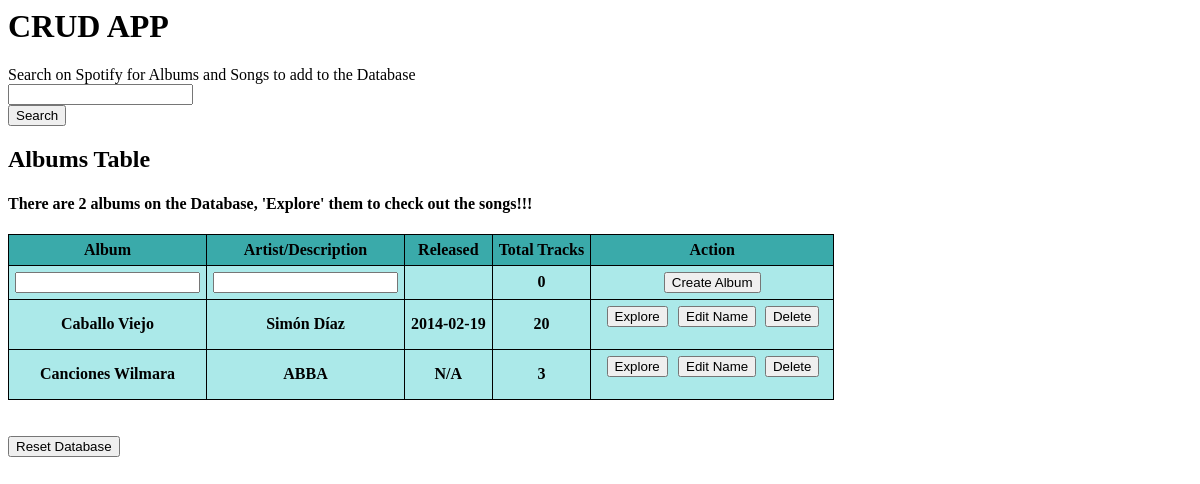
Before: / with the older database file.
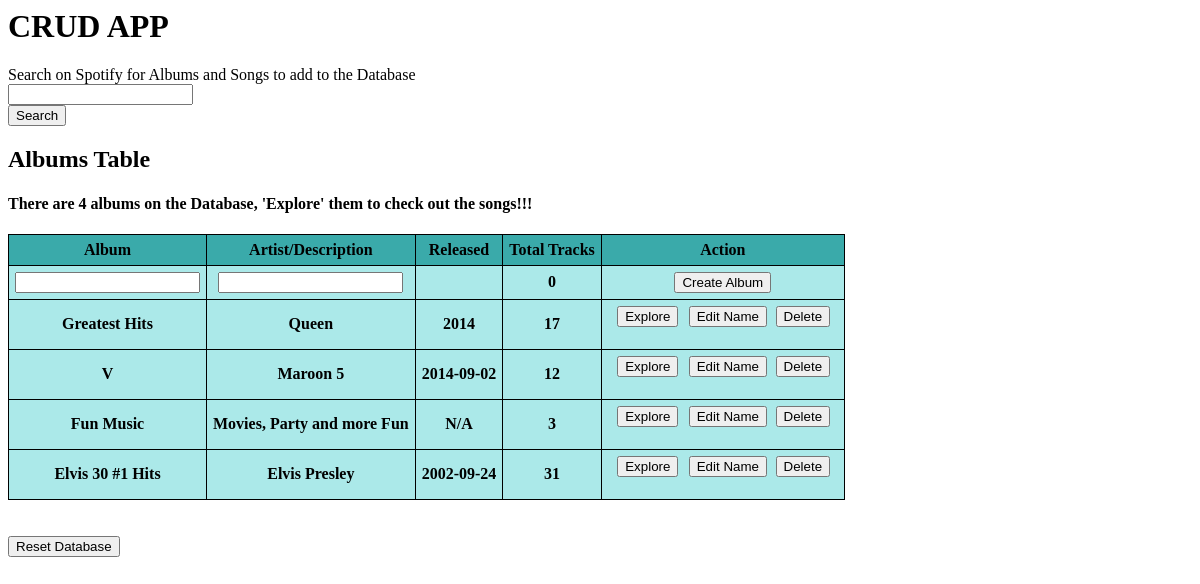
After: the same page with the newer database file.
### models.py (models this page shows, shortened)
class Albums(DB.Model):
    s_id = DB.Column(DB.Unicode)
    id = DB.Column(DB.Integer, primary_key = True, autoincrement=True)
    title = DB.Column(DB.String(30), nullable = False)
    artist = DB.Column(DB.String(30), nullable = False)
    released = DB.Column(DB.String(30), nullable = False)
    total_tracks = DB.Column(DB.Integer, nullable = False)

### app.py (the view)
    @app.route('/')
    def home():
        albums = Albums.query.all()
        albums_count = Albums.query.count()
        return render_template('home.html', Albums=albums, Albums_count=albums_count)

### templates/home.html (shortened to what this page needs)
<h1>CRUD APP</h1>
<html>
<form action="search" method="post">
  <a>Search on Spotify for Albums and Songs to add to the Database</a><br>
        <input type="text" name="input_search" value="" required>
        <br>
        <input type="submit" value="Search">
</form>
<body>
<h2>Albums Table</h2>
<h4>{% if Albums_count == 0 %}
    The Database is Empty, Insert your first Album above!!
    {% elif Albums_count == 1 %}
    There is only 1 Album on the Database, try adding some more!!
    {% else %}
    There are {{Albums_count}} albums on the Database, 'Explore' them to check out the songs!!!
    {% endif %}</h4>
<table>
  <tr>
    <th>Album</th>
    <th>Artist/Description</th>
    <th>Released</th>
    <th>Total Tracks</th>
    <th>Action</th>
  </tr>
  <tr>
    <form action="costume_album" method="post">
      <th><input type="text" name="title" value="" required></th>
      <th><input type="text" name="artist" value="" ></th>
      <th>  </th>
      <th>{{ 0 }}</th>
      <th>
          <input type="submit" value="Create Album">
      </th>
      </form>
  </tr>
  <tr>
    {% for album in Albums %}
  <tr>
    <th> {{ album.title }}</th>
    <th> {{ album.artist }}</th>
    <th> {{ album.released }}</th>
    <th> {{ album.total_tracks }}</th>
    <th>
      <div style="float: left; width: 80">
        <form action="tracks" method="post">
          <input type="submit" value="Explore">
        </form>
      </div>
      <div style="float: left; width: 80" >
        <form action="edit_album" method="post">
          <input type="submit" value="Edit Name">
        </form>
      </div>
      <div style="float: left; width: 70">
        <form action="album_delete" method="post">
          <input type="submit" value="Delete">
        </form>
      </div>
    </th>
  </tr>
    {% endfor %}
</table>
<br>
<br>
<form action="reset" method="post">
  <input type="submit" onclick="return clicked()" value="Reset Database">
</form>
</body>
</html>

### templates/home.html (style rules this page uses)
table, th, td { border: 1px solid black; border-collapse: collapse; width: auto; table-layout:fixed; padding: 6px; }
tr { background-color: #abe9e9; }
tr:first-child { background-color: #3aaaaa; }

Changed rows visible on the page:
removed Albums: title "Caballo Viejo", artist "Simón Díaz", released "2014-02-19", total_tracks "20"
removed Albums: title "Canciones Wilmara", artist "ABBA", released "N/A", total_tracks "3"
added Albums: title "Greatest Hits", artist "Queen", released "2014", total_tracks "17"
added Albums: title "V", artist "Maroon 5", released "2014-09-02", total_tracks "12"
added Albums: title "Fun Music", artist "Movies, Party and more Fun", released "N/A", total_tracks "3"
added Albums: title "Elvis 30 #1 Hits", artist "Elvis Presley", released "2002-09-24", total_tracks "31"
Other visible differences:
{{ Albums_count }}: "2" → "4"
